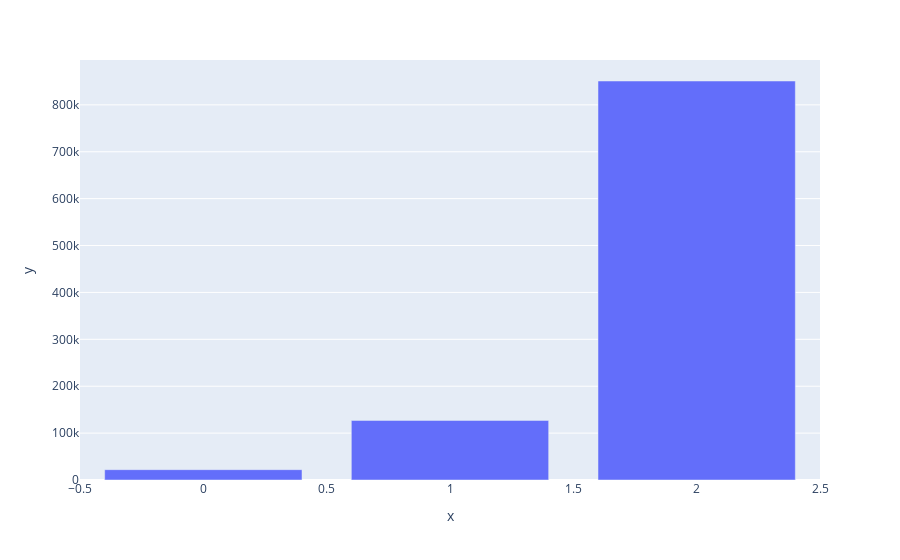

This figure's notebook cell:
### Code cell
px.bar(poverty_df, x = pxg, y = py)

### Figure 1 — Plotly figure (JSON) as saved in the notebook; plotly's stock layout.template omitted (floating-point values rounded to 4 significant figures)
{"data": [{"alignmentgroup": "True", "hovertemplate": "x=%{x}<br>y=%{y}<extra></extra>", "legendgroup": "", "marker": {"color": "#636efa", "pattern": {"shape": ""}}, "name": "", "offsetgroup": "", "orientation": "v", "showlegend": false, "textposition": "auto", "type": "bar", "x": [0, 1, 2], "xaxis": "x", "y": [22059, 127069, 850873], "yaxis": "y"}], "layout": {"barmode": "relative", "legend": {"tracegroupgap": 0}, "margin": {"t": 60}, "xaxis": {"anchor": "y", "domain": [0, 1], "title": {"text": "x"}}, "yaxis": {"anchor": "x", "domain": [0, 1], "title": {"text": "y"}}}}
